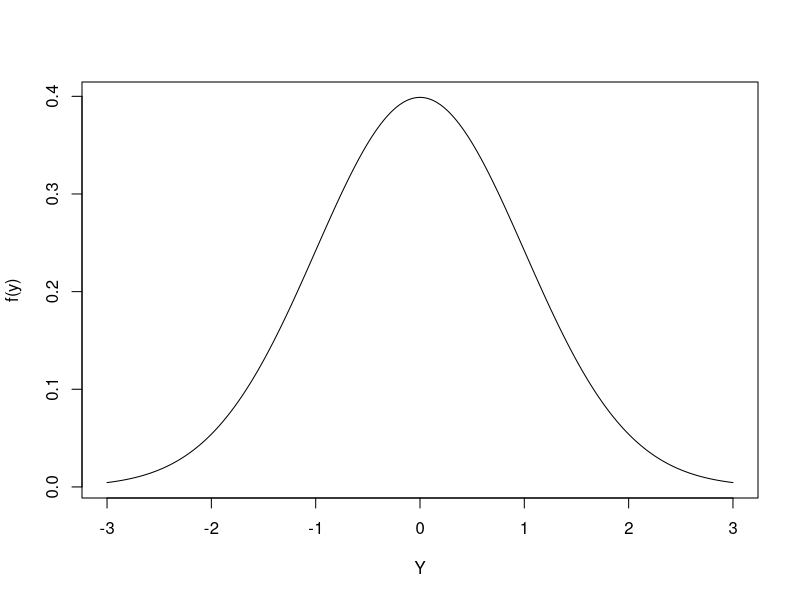
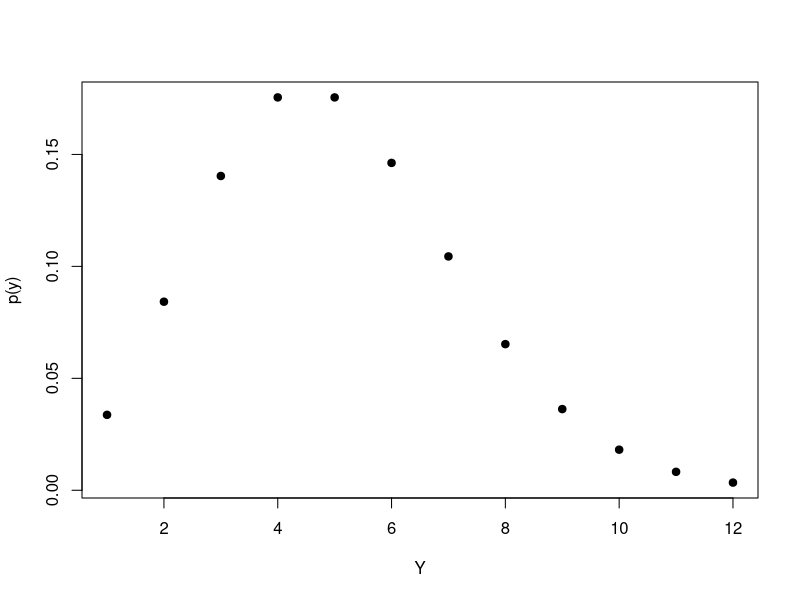
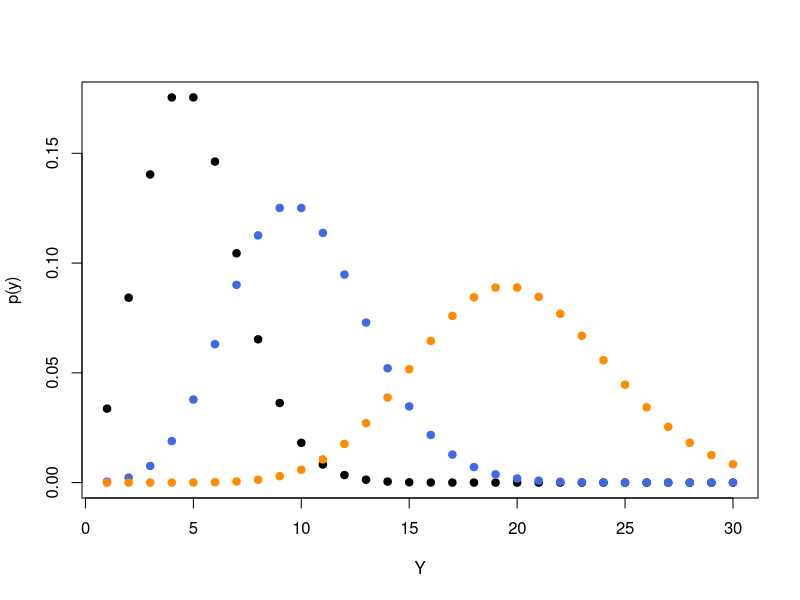

Source code (R) for these figures, in order:
## ---- chunk 1
#| include: false
knitr::opts_chunk$set(
  fig.width = 8,
  fig.asp = 0.818,
  fig.retina = 3,
  dpi = 300,
  out.width = "80%",
  fig.align = "center"
)
options(scipen = 100, width = 70)
library(tidyverse)
## ---- chunk 2
#| echo: false
#| eval: true
#| fig-align: left
plot(seq(-3, 3, length = 200), dnorm(seq(-3, 3, length = 200)), type = "l", xlab = "Y", ylab = "f(y)")
## ---- chunk 3
#| echo: false
#| eval: true
#| fig-align: left
plot(1 : 12, dpois(1 : 12, 5), pch = 19, xlab = "Y", ylab = "p(y)")
## ---- chunk 4
#| echo: false
#| eval: true
set.seed(2319)
## ---- chunk 5
#| echo: true
#| eval: true
n <- 15

Nsim <- 10^5

pvals <- rep(0, Nsim)

for(i in 1 : Nsim){
  y <- rnorm(n)
  out <- shapiro.test(y)
  
  pvals[i] <- out$p.value
  
}

mean(pvals < 0.05)
## ---- chunk 6
#| echo: true
#| eval: true
n <- 15

Nsim <- 10^5

pvals <- rep(0, Nsim)

for(i in 1 : Nsim){
  y <- rpois(n, lambda = 5)
  out <- shapiro.test(y)
  
  pvals[i] <- out$p.value
  
}

mean(pvals < 0.05)
## ---- chunk 7
#| echo: false
#| eval: true
#| fig-align: left
plot(1 : 30, dpois(1 : 30, 5), pch = 19, xlab = "Y", ylab = "p(y)")
points(1 : 30, dpois(1 : 30, 10), pch = 19, col = "royalblue")
points(1 : 30, dpois(1 : 30, 20), pch = 19, col = "darkorange")
## ---- chunk 8
#| echo: true
#| eval: true
SWtest_Type1Error <- function(n, Nsim = 10^5){
  pvals <- rep(0, Nsim)

  for(i in 1 : Nsim){
    y <- rnorm(n)
    out <- shapiro.test(y)
  
    pvals[i] <- out$p.value
  }
  mean(pvals < 0.05)
}

## ---- chunk 9
#| echo: true
#| eval: true
SWtest_Type1Error(n = 10)
## ---- chunk 10
#| echo: true
#| eval: true
SWtest_Power <- function(n, lambda, Nsim = 10^5){
  pvals <- rep(0, Nsim)

  for(i in 1 : Nsim){
    y <- rpois(n, lambda)
    out <- shapiro.test(y)
  
    pvals[i] <- out$p.value
  }
  mean(pvals < 0.05)
}

## ---- chunk 11
#| echo: true
#| eval: true
SWtest_Power(n = 10, lambda = 5)
## ---- chunk 12
#| echo: true
#| eval: true
y <- rpois(15, lambda = 5)
  
out <- shapiro.test(y)

out

names(out)

out$p.value
## ---- chunk 13
#| echo: true
#| eval: true
shapiro.test
